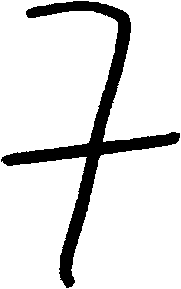
#> input picture Notebook uni/machine-learing/lettere/sette.png, 181 x 289 px, found by its file name
$ jupyter execute --allow-errors mnist.ipynb
#> lines starting #> are read from the running program, lines starting #| are printed output that depends on the picture; after the words box and inside, x2 and y2 are one past the last pixel; in counts of white or black regions, pixels touching at a corner belong together
[cell 1]
# This Python 3 environment comes with many helpful analytics libraries installed
# It is defined by the kaggle/python docker image: https://github.com/kaggle/docker-python
# For example, here's several helpful packages to load in

import numpy as np # linear algebra
import pandas as pd # data processing, CSV file I/O (e.g. pd.read_csv)
from sklearn import metrics
from sklearn.model_selection import train_test_split
from sklearn import tree
import graphviz
import os
os.environ["PATH"] += os.pathsep + './graphviz/release/bin/'

# Input data files are available in the "../input/" directory.
# For example, running this (by clicking run or pressing Shift+Enter) will list the files in the input directory

#> (the rest of this cell did not finish here and is left out)

[cell 2]
X = []
y = []
#> (the rest of this cell did not finish here and is left out)

#> (a cell that did not finish here is left out)

[cell 4]
clf = tree.DecisionTreeClassifier()
#> (the rest of this cell did not finish here and is left out)

[cell 5]
import cv2

img = cv2.imread('./numeri/sette.png', 0)
#> img: shape (289, 181); 87.6% white; 1 black region, box (x1, y1, x2, y2) and area: (1, 1, 180, 288) 6461
print(img.shape)
#| (289, 181)

borderType = cv2.BORDER_CONSTANT
top = int(0.40 * img.shape[0])  # shape[0] = rows
#> top = 115
bottom = top
#> bottom = 115
left = int(0.40 * img.shape[1])  # shape[1] = cols
#> left = 72
right = left
#> right = 72

[cell 6]
dst = cv2.copyMakeBorder(img, top, bottom, left, right, borderType, None, 255)
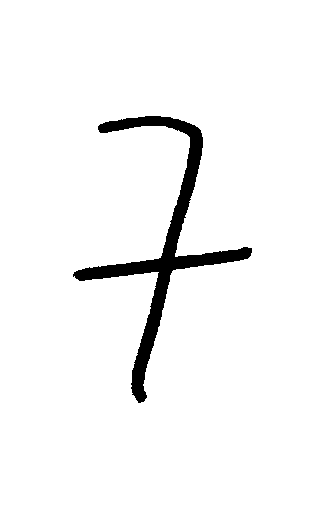
#> dst: shape (519, 325); 96.2% white; 1 black region, box (x1, y1, x2, y2) and area: (73, 116, 252, 403) 6461
cv2.imshow('resize', dst)
cv2.waitKey(0)

[cell 7]
img = cv2.resize(dst, (28, 28))
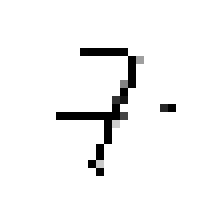
#> img: shape (28, 28) (shown 8 times larger); min 0, max 255, mean 244.4

[cell 8]
cv2.imshow('img', img)
cv2.waitKey(0)

[cell 9]
data = np.asarray( img, dtype="int32" )
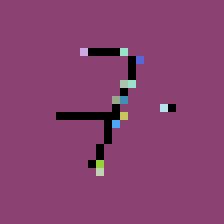
#> data: shape (28, 28) int32 (shown 8 times larger); 13 distinct labels, from 0 to 255; one colour per label, 0 black

[cell 10]
data =  np.asarray(data).reshape(1,-1)
data = data.astype('float32') / 255.

[cell 11]
print(data.shape)
#| (1, 784)

$ run again, with Notebook uni/machine-learing/lettere/due.png copied over Notebook uni/machine-learing/lettere/sette.png
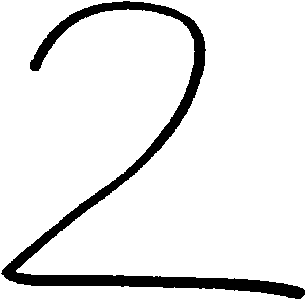
#> input picture Notebook uni/machine-learing/lettere/due.png, 306 x 300 px, found by its file name
#| (300, 306)
#> `dst = cv2.copyMakeBorder(img, top, bottom, left, right, borderType, No..`:
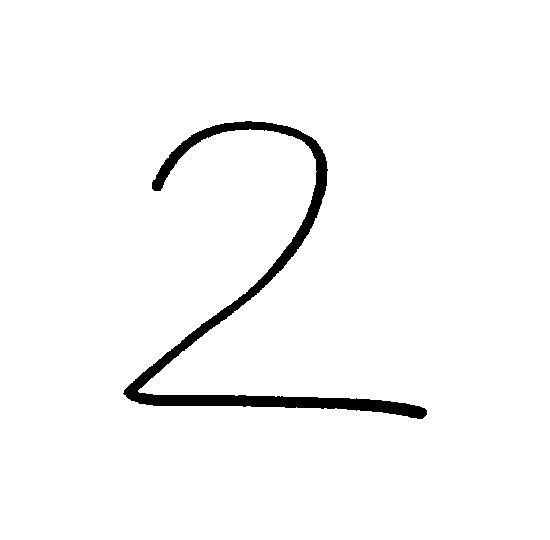
#> dst: shape (540, 550); 97.2% white; 1 black region, box (x1, y1, x2, y2) and area: (123, 121, 427, 419) 8192
#> `data = np.asarray( img, dtype="int32" )`:
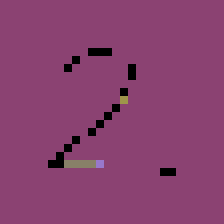
#> data: shape (28, 28) int32 (shown 8 times larger); 5 distinct labels, from 0 to 255; one colour per label, 0 black
#| (1, 784)

$ run again, with Notebook uni/machine-learing/lettere/otto.png copied over Notebook uni/machine-learing/lettere/sette.png
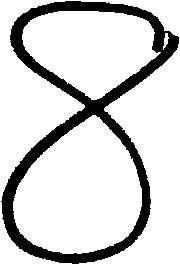
#> input picture Notebook uni/machine-learing/lettere/otto.png, 180 x 265 px, found by its file name
#| (265, 180)
#> `dst = cv2.copyMakeBorder(img, top, bottom, left, right, borderType, No..`:
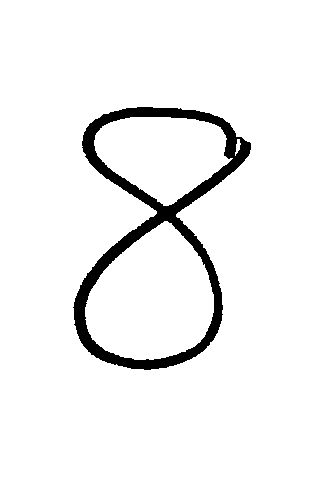
#> dst: shape (477, 324); 94.6% white; 1 black region, box (x1, y1, x2, y2) and area: (73, 107, 251, 370) 8385
#> `data = np.asarray( img, dtype="int32" )`:
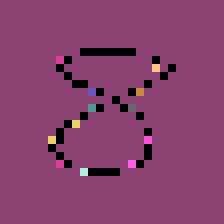
#> data: shape (28, 28) int32 (shown 8 times larger); 12 distinct labels, from 0 to 255; one colour per label, 0 black
#| (1, 784)

$ run again, with Notebook uni/machine-learing/lettere/uno.png copied over Notebook uni/machine-learing/lettere/sette.png
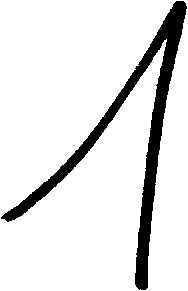
#> input picture Notebook uni/machine-learing/lettere/uno.png, 188 x 291 px, found by its file name
#| (291, 188)
#> `dst = cv2.copyMakeBorder(img, top, bottom, left, right, borderType, No..`:
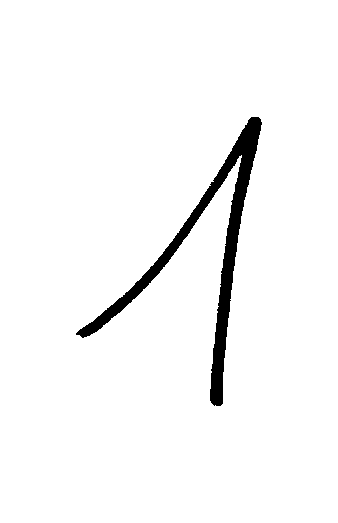
#> dst: shape (523, 338); 96.6% white; 1 black region, box (x1, y1, x2, y2) and area: (76, 117, 262, 406) 6063
#> `data = np.asarray( img, dtype="int32" )`:
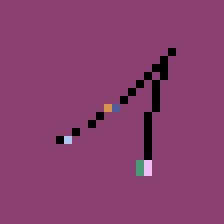
#> data: shape (28, 28) int32 (shown 8 times larger); 7 distinct labels, from 0 to 255; one colour per label, 0 black
#| (1, 784)
